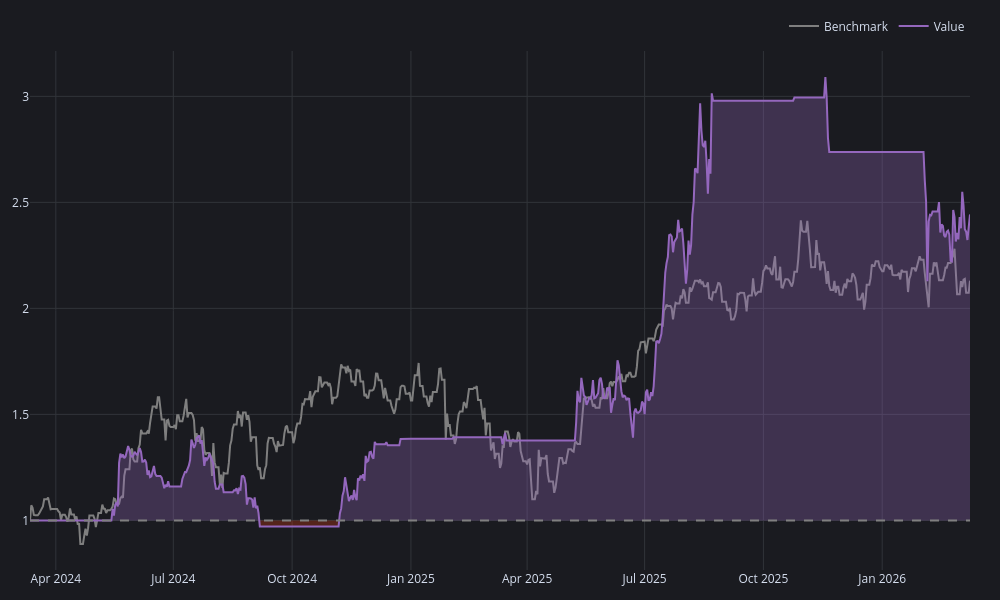

Notebook code for this chart:
### Code cell
fig = vbt.make_subplots(rows=1, cols=1)
fig.update_layout(width=1000,height=600)
pf.plot_cumulative_returns(column='ETH-USD', 
                          # bm_returns=calc_returns(bm_close['QQQ']),
                          bm_returns=calc_returns(market_data.get('Close')['NVDA']),
                          add_trace_kwargs=dict(row=1, col=1), 
                          fig=fig)

# fig4.update_layout(autosize=True)
# fig4.update_layout(
#     autosize=True,
#     height=None,  # Remove fixed height
#     width=None,   # Remove fixed width
# )
# fig4.write_html("strategy_chart.html")
# html_str = fig4.to_html(include_plotlyjs='cdn', full_html=False, config={"responsive": True})

fig.show()

### Figure 1 — Plotly figure (JSON) as saved in the notebook; plotly's stock layout.template omitted (floating-point values rounded to 4 significant figures; data arrays with more than 128 entries replaced by an {"elided": "..."} marker saying what was removed)
{"data": [{"line": {"color": "#7f7f7f"}, "mode": "lines", "name": "Benchmark", "showlegend": true, "type": "scatter", "x": {"elided": "729 str values"}, "xaxis": "x", "y": {"elided": "729 float values"}, "yaxis": "y"}, {"hoverinfo": "skip", "line": {"color": "rgba(0, 0, 0, 0)", "width": 0}, "mode": "lines", "opacity": 0, "showlegend": false, "type": "scatter", "x": {"elided": "729 str values"}, "xaxis": "x", "y": {"elided": "729 int values"}, "yaxis": "y"}, {"connectgaps": false, "fill": "tonexty", "fillcolor": "rgba(148,103,189,0.3000)", "hoverinfo": "skip", "line": {"color": "rgba(0, 0, 0, 0)", "width": 0}, "mode": "lines", "opacity": 0, "showlegend": false, "type": "scatter", "x": {"elided": "729 str values"}, "xaxis": "x", "y": {"elided": "729 float values"}, "yaxis": "y"}, {"hoverinfo": "skip", "line": {"color": "rgba(0, 0, 0, 0)", "width": 0}, "mode": "lines", "opacity": 0, "showlegend": false, "type": "scatter", "x": {"elided": "729 str values"}, "xaxis": "x", "y": {"elided": "729 int values"}, "yaxis": "y"}, {"connectgaps": false, "fill": "tonexty", "fillcolor": "rgba(220,57,18,0.3000)", "hoverinfo": "skip", "line": {"color": "rgba(0, 0, 0, 0)", "width": 0}, "mode": "lines", "opacity": 0, "showlegend": false, "type": "scatter", "x": {"elided": "729 str values"}, "xaxis": "x", "y": {"elided": "729 float values"}, "yaxis": "y"}, {"line": {"color": "#9467bd"}, "mode": "lines", "name": "Value", "showlegend": true, "type": "scatter", "x": {"elided": "729 str values"}, "xaxis": "x", "y": {"elided": "729 float values"}, "yaxis": "y"}, {"hoverinfo": "skip", "line": {"color": "rgba(0, 0, 0, 0)", "width": 0}, "mode": "lines", "opacity": 0, "showlegend": false, "type": "scatter", "x": {"elided": "729 str values"}, "xaxis": "x", "y": {"elided": "729 int values"}, "yaxis": "y"}], "layout": {"height": 600, "legend": {"orientation": "h", "traceorder": "normal", "x": 1, "xanchor": "right", "y": 1.02, "yanchor": "bottom"}, "margin": {"b": 30, "l": 30, "r": 30, "t": 30}, "shapes": [{"line": {"color": "gray", "dash": "dash"}, "type": "line", "x0": 0, "x1": 1, "xref": "paper", "y0": 1, "y1": 1, "yref": "y"}], "width": 1000, "xaxis": {"anchor": "y", "domain": [0, 1]}, "yaxis": {"anchor": "x", "domain": [0, 1]}}}
